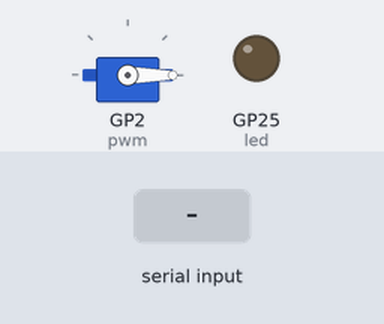
Bench run of a program on a simulated Raspberry Pi Pico running MicroPython. On the bench: servo, output pins drawn as LEDs (lit = HIGH). Inputs (shaded band) come from the test bench. Servo angles are drawn from the pulse width (0.5 ms = 0°, 2.5 ms = 180°).

Above: at 1.2 s.
1.3 s: "5" typed at the serial console, then Enter
At 2.5 s:
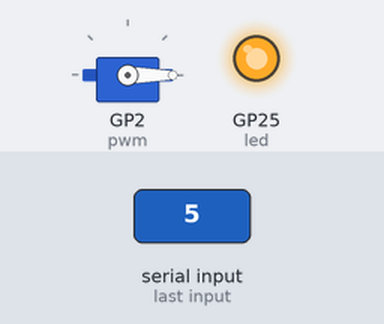
2.8 s: "90" typed at the serial console, then Enter
At 4.0 s:
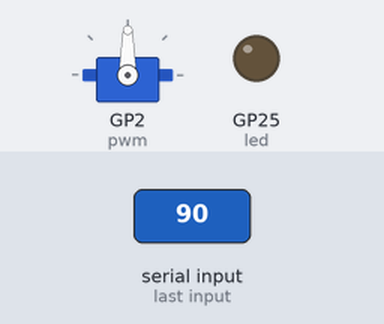
4.3 s: "200" typed at the serial console, then Enter
At 5.3 s:
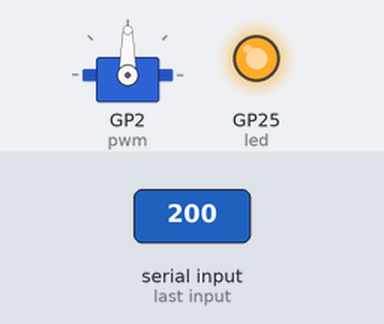
5.8 s: "1" typed at the serial console, then Enter
At 6.6 s:
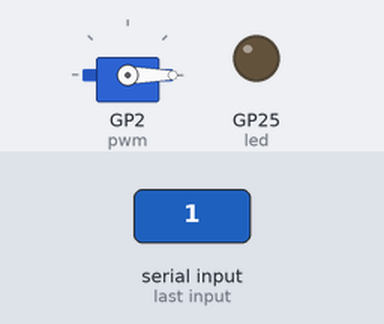
7.3 s: "0" typed at the serial console, then Enter
At 7.9 s:
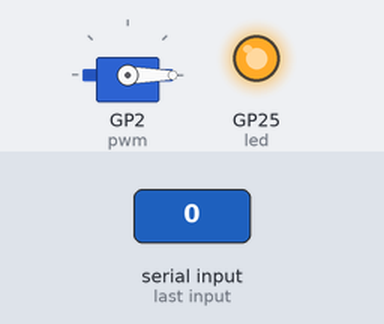
Timing chart, 0 to 9.8 s (numbered marks = the images above; inputs shaded):
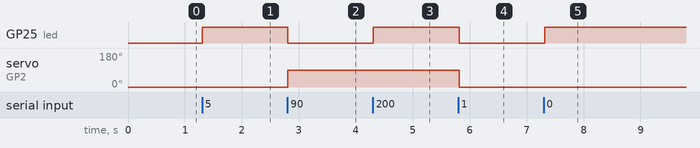

Measured:
- after the input at 1.3 s, GP25 (led): LOW → HIGH at once
- after the input at 2.8 s, GP25 (led): HIGH → LOW at once; servo on GP2 (pwm): 0° → 90° at once
- after the input at 4.3 s, GP25 (led): LOW → HIGH at once
- after the input at 5.8 s, GP25 (led): HIGH → LOW at once; servo on GP2 (pwm): 90° → 0° at once
- after the input at 7.3 s, GP25 (led): LOW → HIGH at once

The program:

Raspberry_PI_Pico_Servo_And_Led_Control_With_Comport.py
```python
from machine import Pin, PWM
from sys import stdin
import time
import sys
import select

led = Pin(25, Pin.OUT)
led.value(0)

pwm = PWM(Pin(2))
pwm.freq(50)
pwm.duty_ns(500000)

def _map(x, in_min, in_max, out_min, out_max):
    return (int((x - in_min) * (out_max - out_min) / (in_max - in_min) + out_min))*10000

while True:
    time.sleep(0.1)
    while sys.stdin in select.select([sys.stdin], [], [], 0)[0]:
        angle_str = ''
        while(True):
            ch = sys.stdin.read(1)
            if(ch == '\n'):
                break
            else:
                angle_str += ch

        angle = _map(int(angle_str), 0, 180, 40, 260)
        pwm.duty_ns(angle)
        led.toggle()
```
